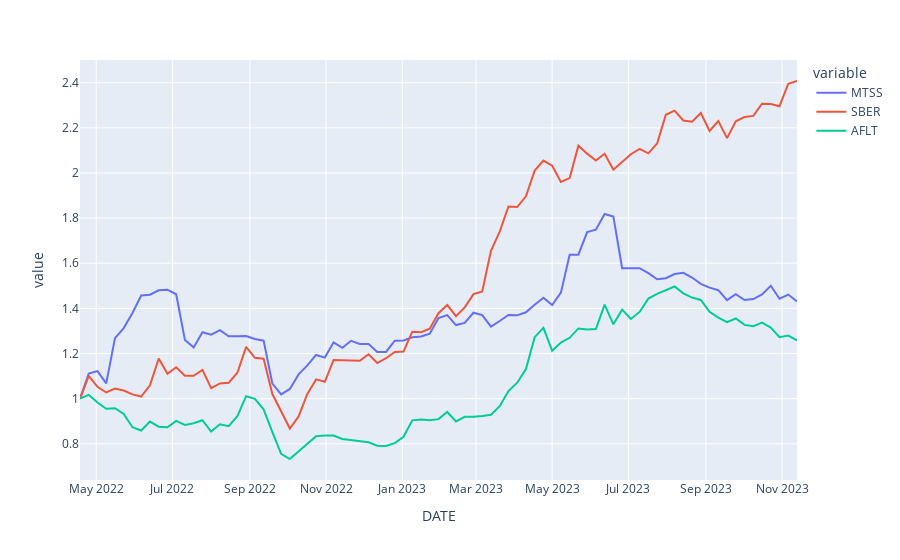

Write notebook code for a chart like this one.
### Markdown cell above
## Динамика стоимости акций

### Code cell
px.line(df/df.iloc[0])
